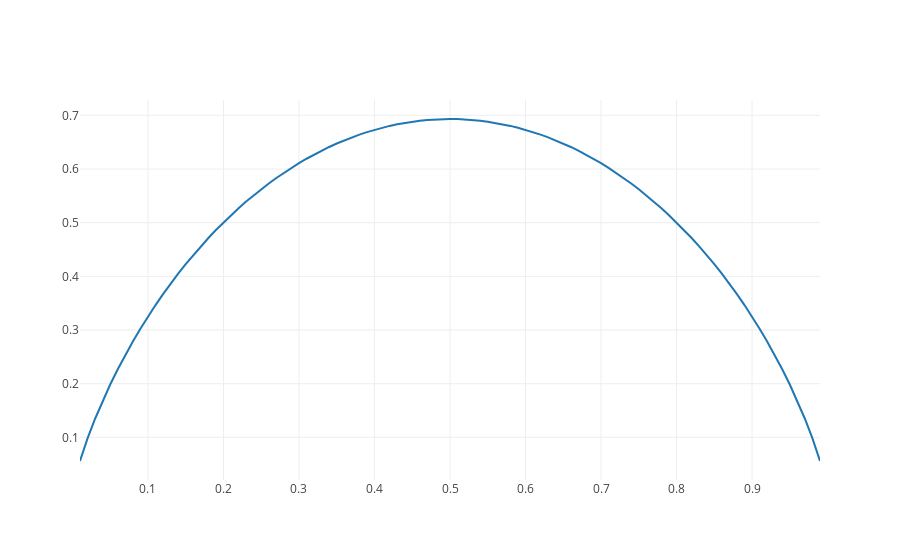

The cell this chart's notebook holds for it:
### Code cell
iplot([go.Scatter(x=p, y=es)])
